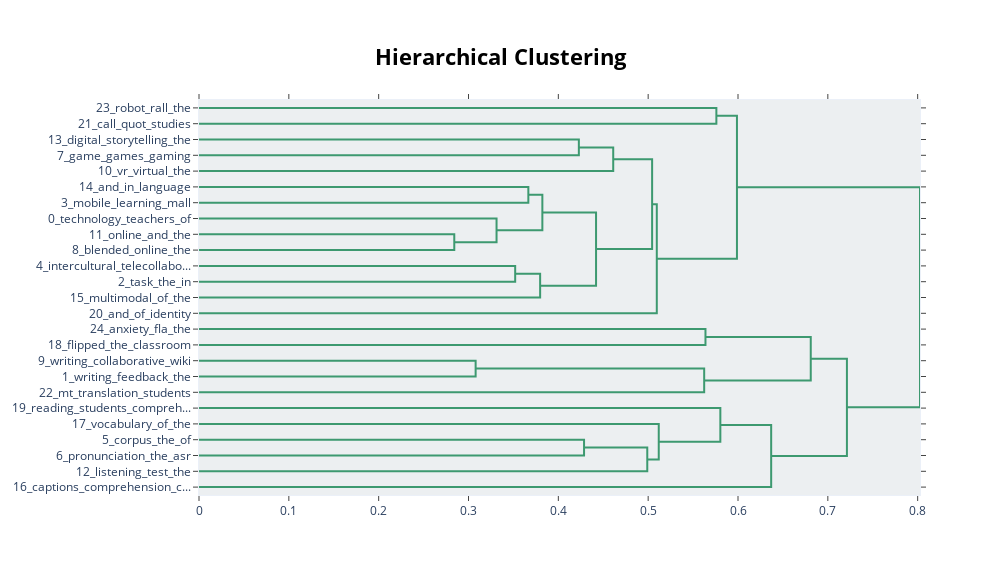

Notebook cell for this chart:
### Code cell
model.visualize_hierarchy()

### Figure 1 — Plotly figure (JSON) as saved in the notebook; plotly's stock layout.template omitted (floating-point values rounded to 4 significant figures)
{"data": [{"hoverinfo": "text", "marker": {"color": "rgb(61,153,112)"}, "mode": "lines", "type": "scatter", "x": [0, 0.5759, 0.5759, 0], "xaxis": "x", "y": [-5, -5, -15, -15], "yaxis": "y"}, {"hoverinfo": "text", "marker": {"color": "rgb(61,153,112)"}, "mode": "lines", "type": "scatter", "x": [0, 0.4228, 0.4228, 0], "xaxis": "x", "y": [-25, -25, -35, -35], "yaxis": "y"}, {"hoverinfo": "text", "marker": {"color": "rgb(61,153,112)"}, "mode": "lines", "type": "scatter", "x": [0.4228, 0.4611, 0.4611, 0], "xaxis": "x", "y": [-30, -30, -45, -45], "yaxis": "y"}, {"hoverinfo": "text", "marker": {"color": "rgb(61,153,112)"}, "mode": "lines", "type": "scatter", "x": [0, 0.3666, 0.3666, 0], "xaxis": "x", "y": [-55, -55, -65, -65], "yaxis": "y"}, {"hoverinfo": "text", "marker": {"color": "rgb(61,153,112)"}, "mode": "lines", "type": "scatter", "x": [0, 0.2842, 0.2842, 0], "xaxis": "x", "y": [-85, -85, -95, -95], "yaxis": "y"}, {"hoverinfo": "text", "marker": {"color": "rgb(61,153,112)"}, "mode": "lines", "type": "scatter", "x": [0, 0.3312, 0.3312, 0.2842], "xaxis": "x", "y": [-75, -75, -90, -90], "yaxis": "y"}, {"hoverinfo": "text", "marker": {"color": "rgb(61,153,112)"}, "mode": "lines", "type": "scatter", "x": [0.3666, 0.3822, 0.3822, 0.3312], "xaxis": "x", "y": [-60, -60, -82.5, -82.5], "yaxis": "y"}, {"hoverinfo": "text", "marker": {"color": "rgb(61,153,112)"}, "mode": "lines", "type": "scatter", "x": [0, 0.352, 0.352, 0], "xaxis": "x", "y": [-105, -105, -115, -115], "yaxis": "y"}, {"hoverinfo": "text", "marker": {"color": "rgb(61,153,112)"}, "mode": "lines", "type": "scatter", "x": [0.352, 0.3797, 0.3797, 0], "xaxis": "x", "y": [-110, -110, -125, -125], "yaxis": "y"}, {"hoverinfo": "text", "marker": {"color": "rgb(61,153,112)"}, "mode": "lines", "type": "scatter", "x": [0.3822, 0.442, 0.442, 0.3797], "xaxis": "x", "y": [-71.25, -71.25, -117.5, -117.5], "yaxis": "y"}, {"hoverinfo": "text", "marker": {"color": "rgb(61,153,112)"}, "mode": "lines", "type": "scatter", "x": [0.4611, 0.5044, 0.5044, 0.442], "xaxis": "x", "y": [-37.5, -37.5, -94.38, -94.38], "yaxis": "y"}, {"hoverinfo": "text", "marker": {"color": "rgb(61,153,112)"}, "mode": "lines", "type": "scatter", "x": [0.5044, 0.5096, 0.5096, 0], "xaxis": "x", "y": [-65.94, -65.94, -135, -135], "yaxis": "y"}, {"hoverinfo": "text", "marker": {"color": "rgb(61,153,112)"}, "mode": "lines", "type": "scatter", "x": [0.5759, 0.5988, 0.5988, 0.5096], "xaxis": "x", "y": [-10, -10, -100.5, -100.5], "yaxis": "y"}, {"hoverinfo": "text", "marker": {"color": "rgb(61,153,112)"}, "mode": "lines", "type": "scatter", "x": [0, 0.5638, 0.5638, 0], "xaxis": "x", "y": [-145, -145, -155, -155], "yaxis": "y"}, {"hoverinfo": "text", "marker": {"color": "rgb(61,153,112)"}, "mode": "lines", "type": "scatter", "x": [0, 0.3079, 0.3079, 0], "xaxis": "x", "y": [-165, -165, -175, -175], "yaxis": "y"}, {"hoverinfo": "text", "marker": {"color": "rgb(61,153,112)"}, "mode": "lines", "type": "scatter", "x": [0.3079, 0.5624, 0.5624, 0], "xaxis": "x", "y": [-170, -170, -185, -185], "yaxis": "y"}, {"hoverinfo": "text", "marker": {"color": "rgb(61,153,112)"}, "mode": "lines", "type": "scatter", "x": [0.5638, 0.681, 0.681, 0.5624], "xaxis": "x", "y": [-150, -150, -177.5, -177.5], "yaxis": "y"}, {"hoverinfo": "text", "marker": {"color": "rgb(61,153,112)"}, "mode": "lines", "type": "scatter", "x": [0, 0.4286, 0.4286, 0], "xaxis": "x", "y": [-215, -215, -225, -225], "yaxis": "y"}, {"hoverinfo": "text", "marker": {"color": "rgb(61,153,112)"}, "mode": "lines", "type": "scatter", "x": [0.4286, 0.499, 0.499, 0], "xaxis": "x", "y": [-220, -220, -235, -235], "yaxis": "y"}, {"hoverinfo": "text", "marker": {"color": "rgb(61,153,112)"}, "mode": "lines", "type": "scatter", "x": [0, 0.5118, 0.5118, 0.499], "xaxis": "x", "y": [-205, -205, -227.5, -227.5], "yaxis": "y"}, {"hoverinfo": "text", "marker": {"color": "rgb(61,153,112)"}, "mode": "lines", "type": "scatter", "x": [0, 0.5803, 0.5803, 0.5118], "xaxis": "x", "y": [-195, -195, -216.2, -216.2], "yaxis": "y"}, {"hoverinfo": "text", "marker": {"color": "rgb(61,153,112)"}, "mode": "lines", "type": "scatter", "x": [0.5803, 0.6369, 0.6369, 0], "xaxis": "x", "y": [-205.6, -205.6, -245, -245], "yaxis": "y"}, {"hoverinfo": "text", "marker": {"color": "rgb(61,153,112)"}, "mode": "lines", "type": "scatter", "x": [0.681, 0.7212, 0.7212, 0.6369], "xaxis": "x", "y": [-163.8, -163.8, -225.3, -225.3], "yaxis": "y"}, {"hoverinfo": "text", "marker": {"color": "rgb(61,153,112)"}, "mode": "lines", "type": "scatter", "x": [0.5988, 0.8026, 0.8026, 0.7212], "xaxis": "x", "y": [-55.23, -55.23, -194.5, -194.5], "yaxis": "y"}], "layout": {"autosize": false, "height": 575, "hoverlabel": {"bgcolor": "white", "font": {"family": "Rockwell", "size": 16}}, "hovermode": "closest", "plot_bgcolor": "#ECEFF1", "showlegend": false, "title": {"font": {"color": "Black", "size": 22}, "text": "<b>Hierarchical Clustering</b>", "x": 0.5, "xanchor": "center", "yanchor": "top"}, "width": 1000, "xaxis": {"mirror": "allticks", "rangemode": "tozero", "showgrid": false, "showline": true, "showticklabels": true, "ticks": "outside", "type": "linear", "zeroline": false}, "yaxis": {"mirror": "allticks", "range": [-250, 0], "rangemode": "tozero", "showgrid": false, "showline": true, "showticklabels": true, "tickmode": "array", "ticks": "outside", "ticktext": ["23_robot_rall_the", "21_call_quot_studies", "13_digital_storytelling_the", "7_game_games_gaming", "10_vr_virtual_the", "14_and_in_language", "3_mobile_learning_mall", "0_technology_teachers_of", "11_online_and_the", "8_blended_online_the", "4_intercultural_telecollabo...", "2_task_the_in", "15_multimodal_of_the", "20_and_of_identity", "24_anxiety_fla_the", "18_flipped_the_classroom", "9_writing_collaborative_wiki", "1_writing_feedback_the", "22_mt_translation_students", "19_reading_students_compreh...", "17_vocabulary_of_the", "5_corpus_the_of", "6_pronunciation_the_asr", "12_listening_test_the", "16_captions_comprehension_c..."], "tickvals": [-5, -15, -25, -35, -45, -55, -65, -75, -85, -95, -105, -115, -125, -135, -145, -155, -165, -175, -185, -195, -205, -215, -225, -235, -245], "type": "linear", "zeroline": false}}}
